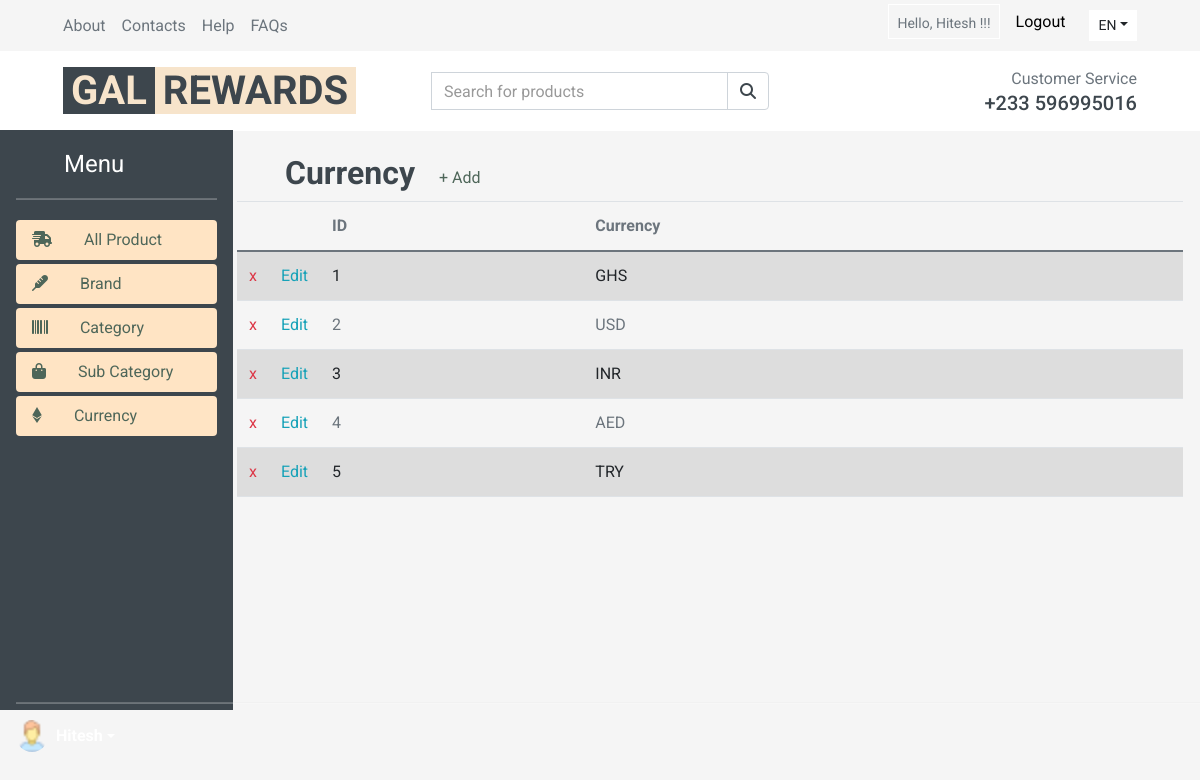
Before: /adminCurrency/ (signed in) with the older database file.
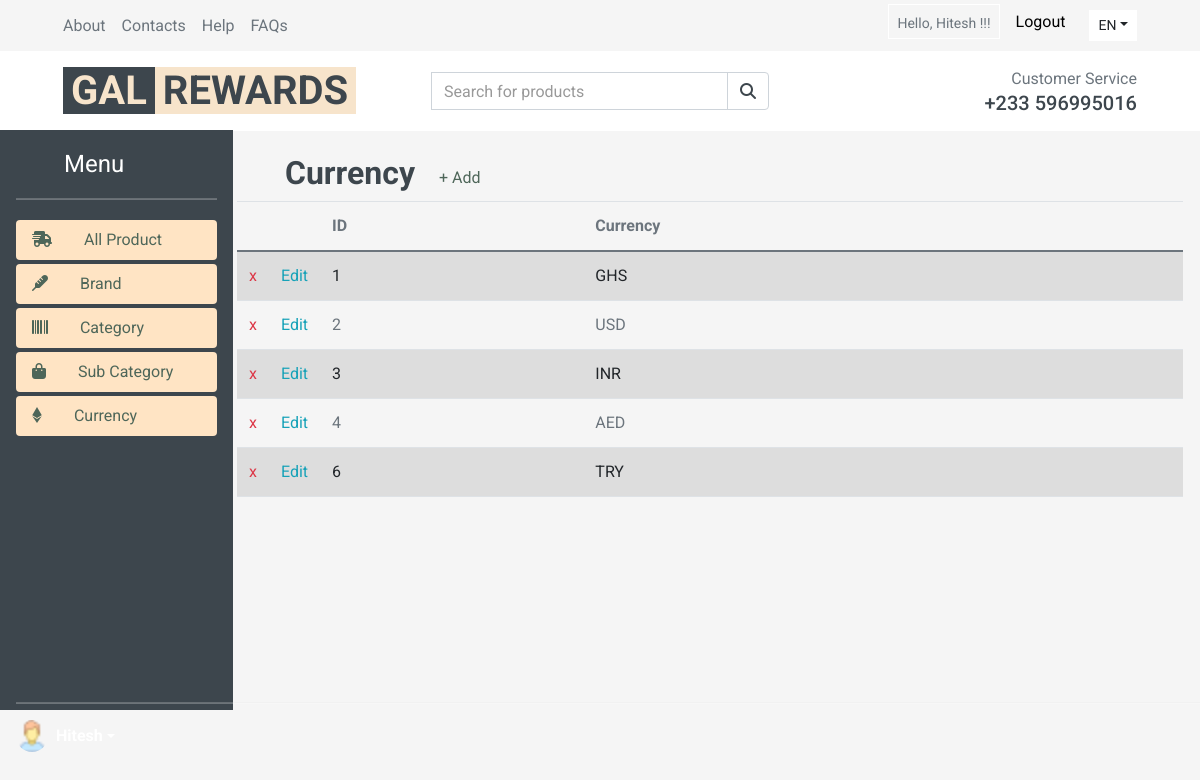
After: the same page with the newer database file.
### Product/models.py (models this page shows, shortened)
class currency(models.Model):
    currency = models.CharField( max_length=3, unique=True)

### my/views.py (the view)
# urls.py: path('adminCurrency/',views.adminCurrency,name="adminCurrency"),
def adminCurrency(request):
    allCurrency = currency.objects.all()
    data={
        'allcat': allCurrency,
    }
    return render(request,'adminPanel/adminCurrency.html',data)

### templates/adminPanel/adminCurrency.html
{% include "adminPanel/adminHeader.html"%}
{% if user.is_authenticated %}
    <div class="d-flex align-items-center">
        <div class="d-inline-block">
        <h2 class="ml-5">Currency</h2>
        </div>
        <div class="col-5 pl-4">
        <a href="{% url 'addCurrency'%}" style="color: #4e6659;">+ Add</a>
        </div>
    </div>
    <table class="table table-striped">
        <thead>
            <tr>
                <th scope="col"></th>
                <th scope="col"></th>
                <th scope="col">ID</th>
                <th scope="col">Currency</th>
            </tr>
        </thead>
        <tbody>
           {% for n in allcat%}
            <tr>
                <td class="text-center" style="width: 12px;" ><a href="{%url 'curDelete' curId=n.id%}" class="text-danger">x</a></td>
                <td class="text-center" style="width: 12px;" ><a href="{%url 'curEdit' curId=n.id%}" class="text-info">Edit</a></td>
                <td>{{n.id}}</td>
                <td>{{n.currency}}</td>
            </tr>
            {%endfor%}
        </tbody>
    </table>
  </div>
{%endif%}
{% include "adminPanel/adminFooter.html" %}

Changed rows visible on the page:
removed currency: id "5", currency "TRY"
added currency: id "6", currency "TRY"
